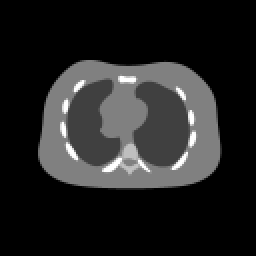
%> input picture Satyam/data/ChestPhantom.png, 128 x 128 px (shown 2 times larger)
$ octave Q2.m   (GNU Octave 9; MATLAB toolbox functions it lacks are replaced by stand-ins)
%> lines starting %> are read from the running program, lines starting %| are printed output that depends on the picture
img=mat2gray(imread("../data/ChestPhantom.png"));
%> img: size 128x128 double; min 0, max 1, mean 0.139
imshow(img);
img_size=size(img,1);%128
%> img_size = 128
Ro = radon(img,0:179);
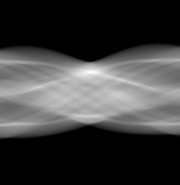
%> Ro: size 185x180 double; min 0, max 50.75, mean 12.3; drawn with min black and max white
x=mat2gray(iradon(Ro,0:179));
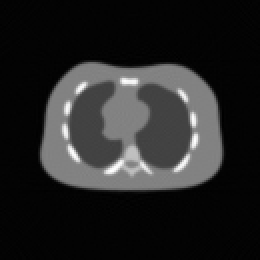
%> x: size 130x130 double (shown 2 times larger); min 0, max 1, mean 0.146
imshow(x);
R_size=size(Ro,1) % value is 185
%> R_size = 185
I=zeros(128,128);
A=zeros(185*180,128*128,'single');
B=zeros(128,128);
for i=1:128
    for j=1:128
        B(i,j)=i+(j-1)*128;
    end
end
% find(Ro>0)
% A=[1 2; 1 2 ; 2 2 ;4 5]
% A(find(A>1))

theta=0:179
%> (the run ends here)
